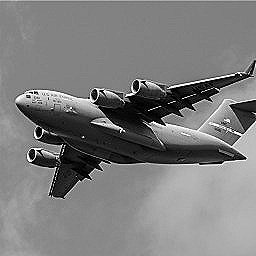

This chart was generated by the following Python code:
"""
Sharpen an image.
->
Create a kernel that highlights the target pixel.
Then apply it to the image using filter2D.
"""
import cv2
import numpy as np
from matplotlib import pyplot as plt

# Load image as grayscale
image = cv2.imread("../images/plane_256x256.jpg", cv2.IMREAD_GRAYSCALE)

# Create kernel
kernel = np.array(
    [[ 0, -1,  0],
     [-1,  5, -1],
     [ 0, -1,  0]]
)

# Sharpen image
image_sharp = cv2.filter2D(image, -1, kernel)

# Show image
plt.imshow(image_sharp, cmap="gray"), plt.axis("off")
plt.show()

cv2.imwrite(
    'example-08-06--opencv--sharpening-images--filter2D.jpg',
    image_sharp,
)
